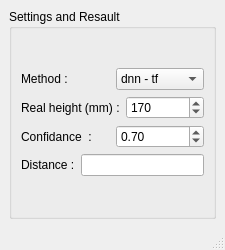
<?xml version="1.0" encoding="UTF-8"?>
<ui version="4.0">
 <class>MainWindow</class>
 <widget class="QMainWindow" name="MainWindow">
  <property name="geometry">
   <rect>
    <x>0</x>
    <y>0</y>
    <width>225</width>
    <height>250</height>
   </rect>
  </property>
  <property name="windowTitle">
   <string>setting</string>
  </property>
  <widget class="QWidget" name="centralwidget">
   <layout class="QGridLayout" name="gridLayout_2">
    <item row="0" column="0">
     <widget class="QGroupBox" name="groupBox">
      <property name="title">
       <string>Settings and Resault</string>
      </property>
      <layout class="QGridLayout" name="gridLayout">
       <item row="0" column="0">
        <layout class="QVBoxLayout" name="verticalLayout">
         <item>
          <layout class="QHBoxLayout" name="horizontalLayout_4">
           <item>
            <widget class="QLabel" name="label">
             <property name="text">
              <string>Method :</string>
             </property>
            </widget>
           </item>
           <item>
            <widget class="QComboBox" name="combo_input">
             <item>
              <property name="text">
               <string>dnn - tf</string>
              </property>
             </item>
             <item>
              <property name="text">
               <string>dnn - caffe</string>
              </property>
             </item>
             <item>
              <property name="text">
               <string>harr</string>
              </property>
             </item>
            </widget>
           </item>
          </layout>
         </item>
         <item>
          <layout class="QHBoxLayout" name="horizontalLayout_3">
           <item>
            <widget class="QLabel" name="label_2">
             <property name="text">
              <string>Real height (mm) :</string>
             </property>
            </widget>
           </item>
           <item>
            <widget class="QSpinBox" name="spin_height">
             <property name="minimum">
              <number>100</number>
             </property>
             <property name="maximum">
              <number>200</number>
             </property>
             <property name="value">
              <number>170</number>
             </property>
            </widget>
           </item>
          </layout>
         </item>
         <item>
          <layout class="QHBoxLayout" name="horizontalLayout_2">
           <item>
            <widget class="QLabel" name="label_3">
             <property name="text">
              <string>Confidance  :</string>
             </property>
            </widget>
           </item>
           <item>
            <widget class="QDoubleSpinBox" name="dspin_confidance">
             <property name="maximum">
              <double>1.000000000000000</double>
             </property>
             <property name="singleStep">
              <double>0.010000000000000</double>
             </property>
             <property name="value">
              <double>0.700000000000000</double>
             </property>
            </widget>
           </item>
          </layout>
         </item>
         <item>
          <layout class="QHBoxLayout" name="horizontalLayout">
           <item>
            <widget class="QLabel" name="label_4">
             <property name="text">
              <string>Distance :</string>
             </property>
            </widget>
           </item>
           <item>
            <widget class="QLineEdit" name="edt_distance"/>
           </item>
          </layout>
         </item>
        </layout>
       </item>
      </layout>
     </widget>
    </item>
   </layout>
  </widget>
  <widget class="QMenuBar" name="menubar">
   <property name="geometry">
    <rect>
     <x>0</x>
     <y>0</y>
     <width>225</width>
     <height>24</height>
    </rect>
   </property>
  </widget>
  <widget class="QStatusBar" name="statusbar"/>
 </widget>
 <resources/>
 <connections/>
</ui>
